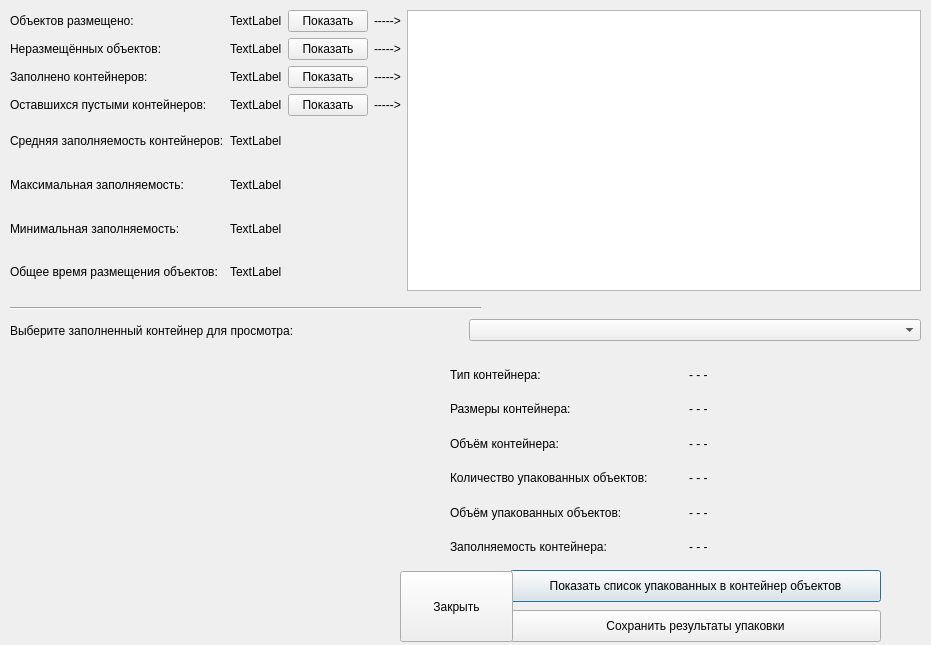
<?xml version="1.0" encoding="UTF-8"?>
<ui version="4.0">
 <class>Resultwindow</class>
 <widget class="QDialog" name="Resultwindow">
  <property name="geometry">
   <rect>
    <x>0</x>
    <y>0</y>
    <width>931</width>
    <height>645</height>
   </rect>
  </property>
  <property name="windowTitle">
   <string>Dialog</string>
  </property>
  <widget class="QPushButton" name="showObjListButton">
   <property name="geometry">
    <rect>
     <x>510</x>
     <y>570</y>
     <width>371</width>
     <height>32</height>
    </rect>
   </property>
   <property name="text">
    <string>Показать список упакованных в контейнер объектов</string>
   </property>
  </widget>
  <widget class="QWidget" name="layoutWidget">
   <property name="geometry">
    <rect>
     <x>10</x>
     <y>310</y>
     <width>911</width>
     <height>41</height>
    </rect>
   </property>
   <layout class="QHBoxLayout" name="horizontalLayout_2">
    <item>
     <widget class="QLabel" name="label_10">
      <property name="text">
       <string>Выберите заполненный контейнер для просмотра:</string>
      </property>
     </widget>
    </item>
    <item>
     <widget class="QComboBox" name="comboBox">
      <property name="focusPolicy">
       <enum>Qt::StrongFocus</enum>
      </property>
     </widget>
    </item>
   </layout>
  </widget>
  <widget class="QWidget" name="pwidget" native="true">
   <property name="geometry">
    <rect>
     <x>50</x>
     <y>360</y>
     <width>321</width>
     <height>271</height>
    </rect>
   </property>
   <widget class="QLabel" name="label_16">
    <property name="geometry">
     <rect>
      <x>140</x>
      <y>120</y>
      <width>59</width>
      <height>16</height>
     </rect>
    </property>
    <property name="text">
     <string>&lt;pic&gt;</string>
    </property>
   </widget>
  </widget>
  <widget class="Line" name="line">
   <property name="geometry">
    <rect>
     <x>10</x>
     <y>300</y>
     <width>471</width>
     <height>16</height>
    </rect>
   </property>
   <property name="orientation">
    <enum>Qt::Horizontal</enum>
   </property>
  </widget>
  <widget class="QWidget" name="horizontalLayoutWidget">
   <property name="geometry">
    <rect>
     <x>10</x>
     <y>10</y>
     <width>911</width>
     <height>281</height>
    </rect>
   </property>
   <layout class="QHBoxLayout" name="horizontalLayout">
    <item>
     <layout class="QGridLayout" name="gridLayout">
      <item row="6" column="0">
       <widget class="QLabel" name="label_8">
        <property name="text">
         <string>Минимальная заполняемость:</string>
        </property>
       </widget>
      </item>
      <item row="6" column="1">
       <widget class="QLabel" name="minOccup">
        <property name="text">
         <string>TextLabel</string>
        </property>
       </widget>
      </item>
      <item row="0" column="0">
       <widget class="QLabel" name="label">
        <property name="text">
         <string>Объектов размещено:</string>
        </property>
       </widget>
      </item>
      <item row="1" column="0">
       <widget class="QLabel" name="label_2">
        <property name="text">
         <string>Неразмещённых объектов:</string>
        </property>
       </widget>
      </item>
      <item row="3" column="0">
       <widget class="QLabel" name="label_4">
        <property name="text">
         <string>Оставшихся пустыми контейнеров:</string>
        </property>
       </widget>
      </item>
      <item row="3" column="1">
       <widget class="QLabel" name="contNotCount">
        <property name="text">
         <string>TextLabel</string>
        </property>
       </widget>
      </item>
      <item row="4" column="0">
       <widget class="QLabel" name="label_6">
        <property name="text">
         <string>Средняя заполняемость контейнеров:</string>
        </property>
       </widget>
      </item>
      <item row="4" column="1">
       <widget class="QLabel" name="averageOccup">
        <property name="text">
         <string>TextLabel</string>
        </property>
       </widget>
      </item>
      <item row="1" column="1">
       <widget class="QLabel" name="objNotCount">
        <property name="text">
         <string>TextLabel</string>
        </property>
       </widget>
      </item>
      <item row="2" column="0">
       <widget class="QLabel" name="label_3">
        <property name="text">
         <string>Заполнено контейнеров:</string>
        </property>
       </widget>
      </item>
      <item row="5" column="0">
       <widget class="QLabel" name="label_7">
        <property name="text">
         <string>Максимальная заполняемость:</string>
        </property>
       </widget>
      </item>
      <item row="5" column="1">
       <widget class="QLabel" name="maxOccup">
        <property name="text">
         <string>TextLabel</string>
        </property>
       </widget>
      </item>
      <item row="2" column="1">
       <widget class="QLabel" name="contCount">
        <property name="text">
         <string>TextLabel</string>
        </property>
       </widget>
      </item>
      <item row="0" column="1">
       <widget class="QLabel" name="objCount">
        <property name="text">
         <string>TextLabel</string>
        </property>
       </widget>
      </item>
      <item row="7" column="0">
       <widget class="QLabel" name="label_9">
        <property name="text">
         <string>Общее время размещения объектов:</string>
        </property>
       </widget>
      </item>
      <item row="7" column="1">
       <widget class="QLabel" name="timeCount">
        <property name="text">
         <string>TextLabel</string>
        </property>
       </widget>
      </item>
      <item row="1" column="3">
       <widget class="QLabel" name="objNotShow">
        <property name="enabled">
         <bool>true</bool>
        </property>
        <property name="text">
         <string>-----&gt;</string>
        </property>
       </widget>
      </item>
      <item row="0" column="2">
       <widget class="QPushButton" name="objShowButton">
        <property name="text">
         <string>Показать</string>
        </property>
       </widget>
      </item>
      <item row="0" column="3">
       <widget class="QLabel" name="objShow">
        <property name="enabled">
         <bool>true</bool>
        </property>
        <property name="text">
         <string>-----&gt;</string>
        </property>
       </widget>
      </item>
      <item row="2" column="2">
       <widget class="QPushButton" name="contShowButton">
        <property name="enabled">
         <bool>true</bool>
        </property>
        <property name="text">
         <string>Показать</string>
        </property>
       </widget>
      </item>
      <item row="3" column="2">
       <widget class="QPushButton" name="contNotShowButton">
        <property name="text">
         <string>Показать</string>
        </property>
       </widget>
      </item>
      <item row="2" column="3">
       <widget class="QLabel" name="contShow">
        <property name="text">
         <string>-----&gt;</string>
        </property>
       </widget>
      </item>
      <item row="3" column="3">
       <widget class="QLabel" name="contNotShow">
        <property name="enabled">
         <bool>true</bool>
        </property>
        <property name="text">
         <string>-----&gt;</string>
        </property>
       </widget>
      </item>
      <item row="1" column="2">
       <widget class="QPushButton" name="objNotShowButton">
        <property name="text">
         <string>Показать</string>
        </property>
       </widget>
      </item>
     </layout>
    </item>
    <item>
     <widget class="QTableWidget" name="tableWidget"/>
    </item>
   </layout>
  </widget>
  <widget class="QWidget" name="gridLayoutWidget_2">
   <property name="geometry">
    <rect>
     <x>450</x>
     <y>360</y>
     <width>471</width>
     <height>201</height>
    </rect>
   </property>
   <layout class="QGridLayout" name="gridLayout_2">
    <item row="5" column="0">
     <widget class="QLabel" name="label_15">
      <property name="text">
       <string>Заполняемость контейнера:</string>
      </property>
     </widget>
    </item>
    <item row="0" column="0">
     <widget class="QLabel" name="label_12">
      <property name="text">
       <string>Тип контейнера:</string>
      </property>
     </widget>
    </item>
    <item row="3" column="1">
     <widget class="QLabel" name="contObjCount">
      <property name="text">
       <string>- - -</string>
      </property>
     </widget>
    </item>
    <item row="2" column="1">
     <widget class="QLabel" name="contVol">
      <property name="text">
       <string>- - -</string>
      </property>
     </widget>
    </item>
    <item row="5" column="1">
     <widget class="QLabel" name="contOccup">
      <property name="text">
       <string>- - -</string>
      </property>
     </widget>
    </item>
    <item row="2" column="0">
     <widget class="QLabel" name="label_5">
      <property name="text">
       <string>Объём контейнера:</string>
      </property>
     </widget>
    </item>
    <item row="1" column="1">
     <widget class="QLabel" name="contSize">
      <property name="text">
       <string>- - -</string>
      </property>
     </widget>
    </item>
    <item row="1" column="0">
     <widget class="QLabel" name="label_13">
      <property name="text">
       <string>Размеры контейнера:</string>
      </property>
     </widget>
    </item>
    <item row="0" column="1">
     <widget class="QLabel" name="contType">
      <property name="text">
       <string>- - -</string>
      </property>
     </widget>
    </item>
    <item row="3" column="0">
     <widget class="QLabel" name="label_14">
      <property name="text">
       <string>Количество упакованных объектов:</string>
      </property>
     </widget>
    </item>
    <item row="4" column="0">
     <widget class="QLabel" name="label_11">
      <property name="text">
       <string>Объём упакованных объектов:</string>
      </property>
     </widget>
    </item>
    <item row="4" column="1">
     <widget class="QLabel" name="contObjVol">
      <property name="text">
       <string>- - -</string>
      </property>
     </widget>
    </item>
   </layout>
  </widget>
  <widget class="QPushButton" name="saveResultButton">
   <property name="geometry">
    <rect>
     <x>510</x>
     <y>610</y>
     <width>371</width>
     <height>32</height>
    </rect>
   </property>
   <property name="text">
    <string>Сохранить результаты упаковки</string>
   </property>
  </widget>
  <widget class="QPushButton" name="closeButton">
   <property name="geometry">
    <rect>
     <x>400</x>
     <y>571</y>
     <width>113</width>
     <height>71</height>
    </rect>
   </property>
   <property name="text">
    <string>Закрыть</string>
   </property>
  </widget>
 </widget>
 <resources/>
 <connections/>
</ui>
